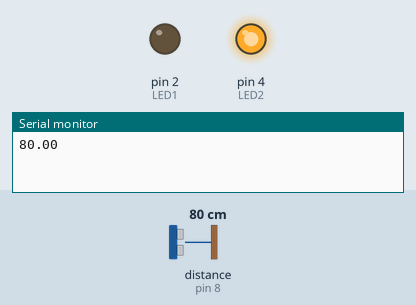
This sketch was run on a simulated Arduino Uno, built with avr-gcc and run on an emulated ATmega328P. Parts: output pins drawn as LEDs (lit = HIGH), the last lines printed to the serial monitor. Dashed ring = blinking. The test bench sets the inputs (shaded band); at power-on: distance to the obstacle (sensor on pin 8) 80 cm.

Above: at 1.3 s.
1.4 s: distance to the obstacle (sensor on pin 8) set to 2 cm
At 2.6 s:
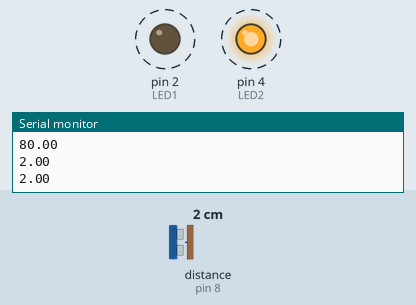
4.9 s: distance to the obstacle (sensor on pin 8) set to 18 cm
At 6.0 s:
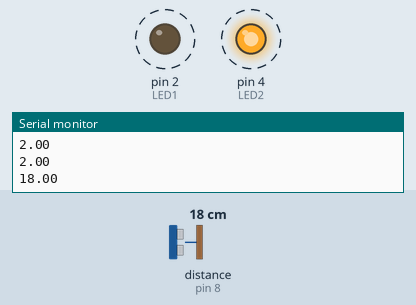
Timing chart, 0 to 14.4 s (numbered marks = the images above; inputs shaded):
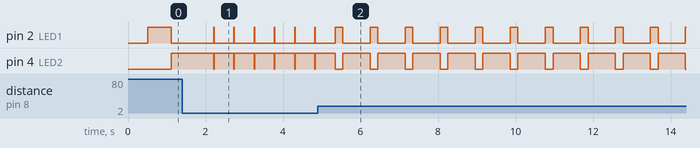

The sketch:

UltraSonic_LED.ino
```cpp
#include <HCSR04.h>
int LED1 = 2;
int LED2 = 4;
UltraSonicDistanceSensor distanceSensor(7, 8);  //센서 핀을 미리 입력시켜 줌

void setup () {
    Serial.begin(9600);  // We initialize serial connection so that we could print values from sensor.
    pinMode(LED1, OUTPUT);
    pinMode(LED2, OUTPUT);
}

void loop () {
    // Every 500 miliseconds, do a measurement using the sensor and print the distance in centimeters.
    Serial.println(distanceSensor.measureDistanceCm());
    delay(500);
    int dis = distanceSensor.measureDistanceCm();
    int tm;
    if(dis<=30){
      if(dis >0 && dis <=10) tm =10;
      else if (dis >10 && dis<=20) tm = 200;
      else if (dis > 20 && dis<=30) tm = 400;}
    else tm = 600;
    digitalWrite(LED1, 1);
    digitalWrite(LED2, 0);
    delay(tm);
    digitalWrite(LED1,0);
    digitalWrite(LED2,1);
    delay(tm);

}
```

Measured:
- after the input at 1.4 s, pin 2 (LED1): alternates HIGH for 0.01 s and LOW for 0.51 s, starting after 0.82 s; pin 4 (LED2): alternates HIGH for 0.51 s and LOW for 0.01 s, starting after 0.82 s
- after the input at 4.9 s, pin 2 (LED1): alternates HIGH for 0.20 s and LOW for 0.70 s, starting after 0.65 s; pin 4 (LED2): alternates HIGH for 0.70 s and LOW for 0.20 s, starting after 0.65 s
